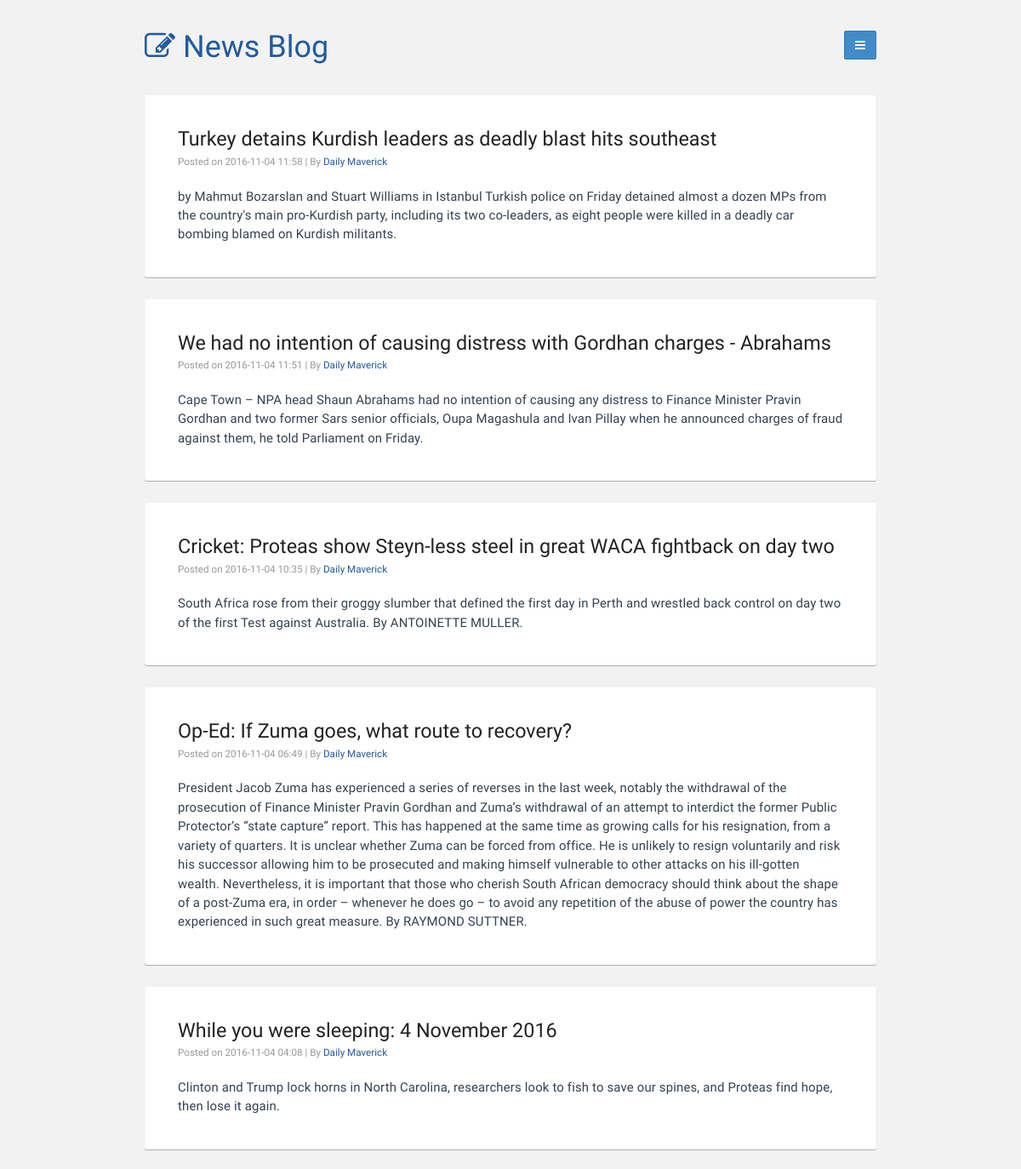
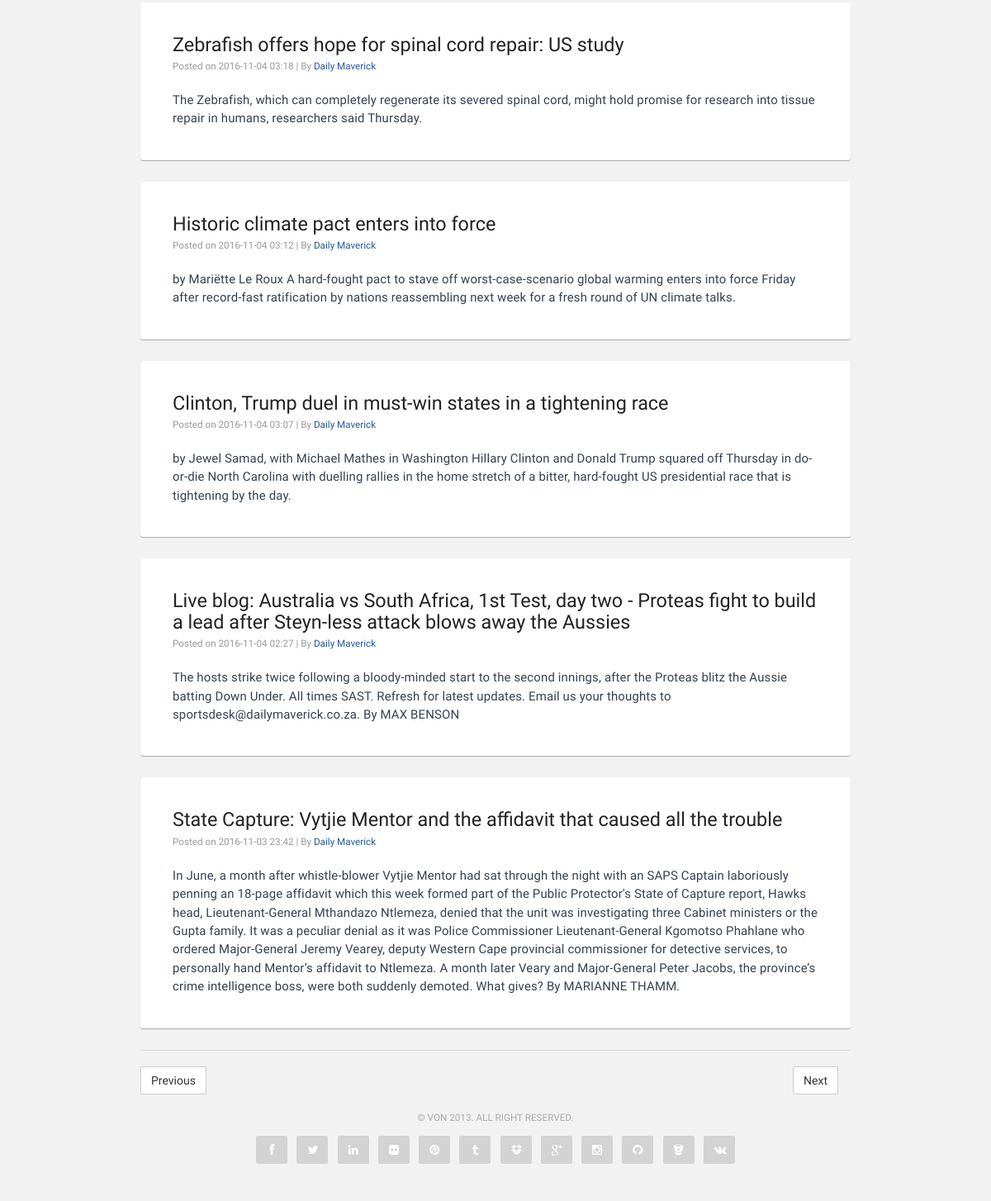
The page /filtered/Daily Maverick on the database its author committed (2 pictures, top to bottom).
### tables this page shows
CREATE TABLE [articles] (
    [feedName] TEXT,
    [link] TEXT,
    [title] TEXT,
    [summary] TEXT,
    [timestamp] NUMERIC

);

### views/home_page.py (the view)
@page.route('/filtered/<feedName>', defaults={'page': 1})
@page.route('/filtered/<feedName>/<int:page>')
def filtered(feedName, page):
    articles = ArticleRepository('test.db').findArticlesFiltered(feedName, page)
    return render_template('filtered.html', articles = articles, currentPage = page, nextPage = page + 1, previousPage = page - 1, feedName = feedName)

### newsblog/repositories.py (called while the page is built)
    def findArticlesFiltered(self, feedName, page):
        if (feedName is not None):
            self.cursor.execute('SELECT * FROM [articles] WHERE [feedName] = "{0}" ORDER BY [timestamp] DESC LIMIT {1},10'.format(feedName, (page - 1) * 10))
        else:
            self.cursor.execute('SELECT * FROM [articles] ORDER BY [timestamp] DESC LIMIT {0},10'.format((page - 1) * 10))
        data = self.cursor.fetchall()
        result = []
        for article in data:
            result.append(Article(article['feedName'], article['title'], article['summary'], datetime.datetime.fromtimestamp(article['timestamp']), article['link']))
        return result

### views/templates/filtered.html
{% extends "layout.html" %}
{% block body %}
  {% for item in articles %}
    <section class="post">
    <header class="entry-header">
      <h2 class="entry-title"><a target="_blank" href="{{item['link']}}">{{item['title']}}</a></h2>
      <p class="entry-meta">
        Posted on <span class="entry-date">{{item['timestamp'].strftime('%Y-%m-%d %H:%M')}}</a> | By <a class="entry-author" href="{{url_for('home_page.filtered', feedName = item['feedName'])}}">{{item['feedName']}}</a>
      </p>
    </header>
    <div class="entry-description">
  {{item['summary'] | safe}}
  </div>
  </section>
  {% endfor %}
  <div class="col-sm-12 pagination">
  <a class="btn btn-default pull-left" href="{{url_for('home_page.filtered',feedName = feedName, page = previousPage)}}">Previous</a>
  <a class="btn btn-default pull-right" href="{{url_for('home_page.filtered',feedName = feedName, page = nextPage)}}">Next</a>
  </div>
{% endblock %}

### static/css/main.css (style rules this page uses)
html { overflow-y: scroll; }
html, body { height: 100%; }
body { font-family: 'Source Sans Pro', sans-serif; background: #F2F2F2; font-size: 1.3em; }
h1, h2, h3, h4, h5, h6 { font-family: 'Varela Round', sans-serif; }
p { color: #707070; }
a, a:focus, a:hover { color: #235A9F; outline: none; text-decoration: none; }
.btn { border-radius: 2px; }
.post, .comments { background: #fff; border-radius: 3px; box-shadow: 0px 1px 1px #aaa; padding: 3em; margin: 2em auto; }
.entry-title { color: #222; font-size: 1.8em; margin: 0 0 0.2em; }
.entry-title a { color: #222; }
.entry-description { color: #344151; font-family: "Source Sans Pro",sans-serif; font-size: 1.15em; font-weight: 400; letter-spacing: 0.01em; line-height: 1.5em; }
.entry-meta { color: #999; font-size: 90%; margin: 0 0 1.8em; }

### rows shown on the page
articles: title "Turkey detains Kurdish leaders as deadly blast hits southeast", timestamp "2016-11-04 11:58", feedName "Daily Maverick", summary "by Mahmut Bozarslan and Stuart Williams in Istanbul Turkish police on Friday detained almost a dozen MPs from the country's main pro-Kurdish party, including its two co-leaders, as eight people were killed in a deadly car bombing blamed on Kurdish militants."
articles: title "We had no intention of causing distress with Gordhan charges - Abrahams", timestamp "2016-11-04 11:51", feedName "Daily Maverick", summary "Cape Town – NPA head Shaun Abrahams had no intention of causing any distress to Finance Minister Pravin Gordhan and two former Sars senior officials, Oupa Magashula and Ivan Pillay when he announced charges of fraud against them, he told Parliament on Friday."
articles: title "Cricket: Proteas show Steyn-less steel in great WACA fightback on day two", timestamp "2016-11-04 10:35", feedName "Daily Maverick", summary "South Africa rose from their groggy slumber that defined the first day in Perth and wrestled back control on day two of the first Test against Australia. By ANTOINETTE MULLER."
articles: title "Op-Ed: If Zuma goes, what route to recovery?", timestamp "2016-11-04 06:49", feedName "Daily Maverick", summary "President Jacob Zuma has experienced a series of reverses in the last week, notably the withdrawal of the prosecution of Finance Minister Pravin Gordhan and Zuma’s withdrawal of an attempt to interdict the former Public Protector’s “state capture” report. This has happened at the same time as growing calls for his resignation, from a variety of quarters. It is unclear whether Zuma can be forced from office. He is unlikely to resign voluntarily and risk his successor allowing him to be prosecuted and making himself vulnerable to other attacks on his ill-gotten wealth. Nevertheless, it is important that those who cherish South African democracy should think about the shape of a post-Zuma era,…"
articles: title "While you were sleeping: 4 November 2016", timestamp "2016-11-04 04:08", feedName "Daily Maverick", summary "Clinton and Trump lock horns in North Carolina, researchers look to fish to save our spines, and Proteas find hope, then lose it again."
articles: title "Zebrafish offers hope for spinal cord repair: US study", timestamp "2016-11-04 03:18", feedName "Daily Maverick", summary "The Zebrafish, which can completely regenerate its severed spinal cord, might hold promise for research into tissue repair in humans, researchers said Thursday."
articles: title "Historic climate pact enters into force", timestamp "2016-11-04 03:12", feedName "Daily Maverick", summary "by Mariëtte Le Roux A hard-fought pact to stave off worst-case-scenario global warming enters into force Friday after record-fast ratification by nations reassembling next week for a fresh round of UN climate talks."
articles: title "Clinton, Trump duel in must-win states in a tightening race", timestamp "2016-11-04 03:07", feedName "Daily Maverick", summary "by Jewel Samad, with Michael Mathes in Washington Hillary Clinton and Donald Trump squared off Thursday in do-or-die North Carolina with duelling rallies in the home stretch of a bitter, hard-fought US presidential race that is tightening by the day."
articles: title "Live blog: Australia vs South Africa, 1st Test, day two - Proteas fight to build a lead after Steyn-less attack blows away the Aussies", timestamp "2016-11-04 02:27", feedName "Daily Maverick", summary "The hosts strike twice following a bloody-minded start to the second innings, after the Proteas blitz the Aussie batting Down Under. All times SAST. Refresh for latest updates. Email us your thoughts to sportsdesk@dailymaverick.co.za. By MAX BENSON"
articles: title "State Capture: Vytjie Mentor and the affidavit that caused all the trouble", timestamp "2016-11-03 23:42", feedName "Daily Maverick", summary "In June, a month after whistle-blower Vytjie Mentor had sat through the night with an SAPS Captain laboriously penning an 18-page affidavit which this week formed part of the Public Protector's State of Capture report, Hawks head, Lieutenant-General Mthandazo Ntlemeza, denied that the unit was investigating three Cabinet ministers or the Gupta family. It was a peculiar denial as it was Police Commissioner Lieutenant-General Kgomotso Phahlane who ordered Major-General Jeremy Vearey, deputy Western Cape provincial commissioner for detective services, to personally hand Mentor’s affidavit to Ntlemeza. A month later Veary and Major-General Peter Jacobs, the province’s crime intelligence boss,…"
